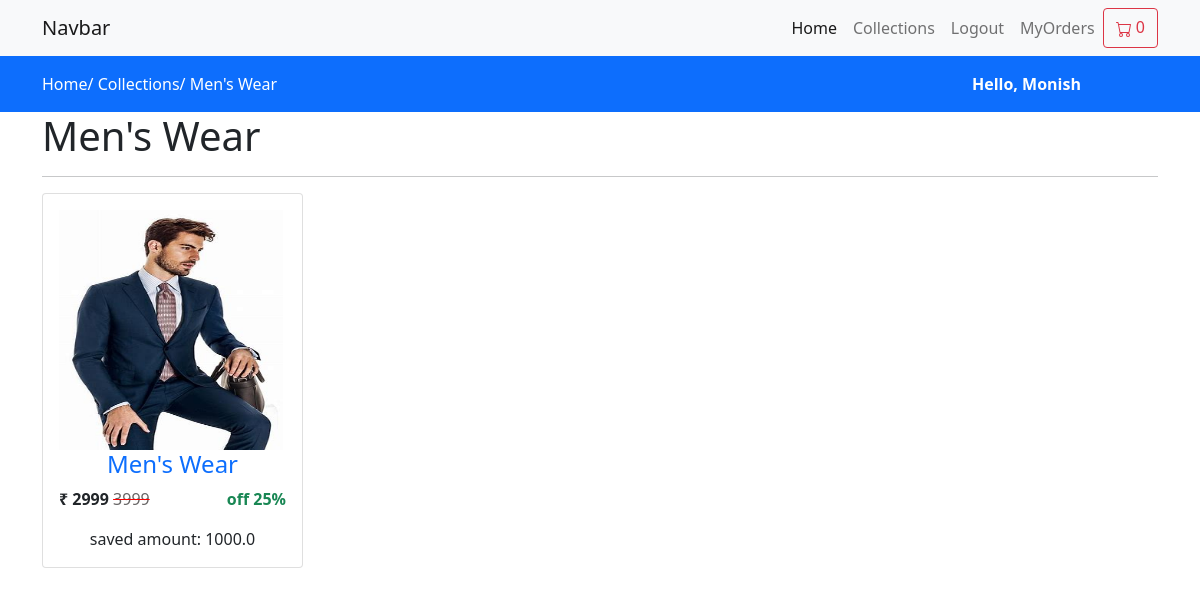
Page /category/menswear (signed in) on the committed database.
### Ecommerce_app/models.py (models this page shows, shortened)
class category(models.Model):
    slug=models.CharField(max_length=150,null=False,blank=False)
    name=models.CharField(max_length=150,null=False,blank=False)
    image=models.ImageField(upload_to='c_images/',null=True,blank=True)
    description=models.TextField(max_length=500,null=False,blank=False)
    status=models.BooleanField(default=False,help_text="0=default,1=Hidden")
    trending=models.BooleanField(default=False,help_text="0=default,1=Trending")

class product(models.Model):
    category=models.ForeignKey(category,on_delete=models.CASCADE)
    slug=models.CharField(max_length=150,null=False,blank=False)
    name=models.CharField(max_length=150,null=False,blank=False)
    product_image=models.ImageField(upload_to='p_images/',null=True,blank=True)
    small_description=models.CharField(max_length=150,null=False,blank=False)
    quantity=models.IntegerField(null=False,blank=False)
    description=models.TextField(max_length=150,null=False,blank=False)
    original_price=models.FloatField(null=False,blank=False)
    selling_price=models.FloatField(null=False,blank=False)
    status=models.BooleanField(default=False,help_text="0=default,1=Hidden")
    trending=models.BooleanField(default=False,help_text="0=default,1=Trending")
    tag=models.CharField(max_length=150,null=False,blank=False)

### Ecommerce_app/views.py (the view)
# urls.py: path('category/<str:slug>',views.categoryviews,name='categoryviews'),
def categoryviews(request,slug):
    if request.user.is_authenticated:
        if(category.objects.filter(status=0 )):
            products=product.objects.filter(category__slug=slug)
            categorys=category.objects.filter(slug=slug).first()
            cart_count=CartItems.objects.filter(user=request.user,confirm=False).count()
            for i in products:
                discount=((i.original_price-i.selling_price)/i.original_price)*100
                saved_amo=i.original_price-i.selling_price
                return render(request,'EC_app/categorys/index.html',{'products':products,'categorys':categorys,"discount":discount,"saved_amo":saved_amo,'cart_count':cart_count})
        else:
            messages.warning(request,'no such category found')
            return redirect('collections')
    else:
        messages.success(request,'Your not autherised ! please login')
        return redirect('/collections')

### Ecommerce_app/Templates/EC_app/categorys/index.html (shortened to what this page needs)
{% extends "EC_app/layouts/main.html" %}
{% block content %}
<div class='py-3 bg-primary'>
    <div class="container">
        <a class="text-white" href="{% url 'Ecommerce_app:home' %}">Home/</a>
        <a class="text-white" href="{% url 'Ecommerce_app:collections' %}">Collections/</a>
        <a class="text-white" href="{% url 'Ecommerce_app:categoryviews' categorys.slug %}">{{categorys.name}}</a>
        {% if request.user.is_authenticated %}
          <p class="float-end text-white col-md-2"><b> Hello, {{request.user | capfirst}} </b></p>
        {% endif%}
    </div>
</div>
<div class="container">
  <div class="row">
    <div class="col-md-12">
      <h1>{{categorys.name}}</h1>
      <hr>
      <div class="row">
      {% for item  in products %}
      {% if  request.user.is_authenticated %}
          <div class="col-md-3">
            <a href="{% url 'Ecommerce_app:productviews' item.category.slug item.slug %}">
            <div class="card">
              <div class="card-body">
                <div class="category-image">
                  <img src="{{item.product_image.url}} " style="width:14em;height:15em" alt="...">
                </div>
                <h4 class="text-center">{{item.name}}</h4>
              </a>
                <span class="float-center text-dark "><b>&#8377 {{ item.selling_price | stringformat:'d'}}</b>
                  <span style='color:red;text-decoration:line-through'>
                    <span style='color:rgb(103, 101, 101)'>{{ item.original_price | stringformat:'d'}}</span>
                  </span>
                  <span class="text-success float-end" style="text-decoration:none"><b>off {{discount | stringformat:'d'}}%</b></span>
                </span>
              </div>
              <div>
                <p class="text-center">saved amount: {{saved_amo}}</p>
              </div>
            </div>
          </div>
          {%endif%}
      {% endfor %}
      </div>
    </div>
{% endblock content %}

### Ecommerce_app/Templates/EC_app/layouts/main.html (style rules this page uses)
a { text-decoration:none }

### rows in the picture
category: name "Men's Wear"
product: product_image (picture), name "Men's Wear", selling_price "2999", original_price "3999", discount "25", saved_amo "1000.0"

### other values in the picture
{{ request.user | capfirst }} "Monish"
